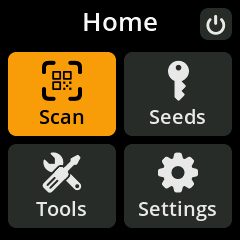
#> input picture img/240x240/main_menu_screen_240x240.png, 240 x 240 px
$ python png_to_lvgl.py ../img/240x240/main_menu_screen_240x240.png out.png
#> lines starting #> are read from the running program, lines starting #| are printed output that depends on the picture
#!/usr/bin/env python3
"""Convert a PNG image to an LVGL 9.x C array (LV_COLOR_FORMAT_RGB565).

Usage:
    python3 png_to_lvgl.py <input.png> <output.c> [--height <px>] [--name <symbol>]

Examples:
    python3 scripts/png_to_lvgl.py docs/img/seedsigner_logo.png \
        components/seedsigner/images/seedsigner_logo_img.c \
        --height 80 --name seedsigner_logo_img

The output C file defines:
    const lv_image_dsc_t <name>

with LV_COLOR_FORMAT_RGB565 pixel data (2 bytes per pixel), composited
onto a black background (alpha pre-blended).

Byte order: native little-endian only.  In LVGL v9, byte swapping for
SPI displays is handled at runtime in the display flush callback, not
at compile time via LV_COLOR_16_SWAP (which was removed in v9).
"""

import argparse
import os
import sys

try:
    from PIL import Image
except ImportError:
    print("Error: Pillow is required.  Install with: pip install Pillow", file=sys.stderr)
    sys.exit(1)


def convert(src_path: str, dst_path: str, target_height: int, symbol: str) -> None:
#> called with dst_path = 'out.png', target_height = 80, symbol = 'out'
    img = Image.open(src_path).convert("RGBA")

    # Resize to target height, maintaining aspect ratio.
    w, h = img.size
#> w = 240; h = 240
    new_h = target_height
    new_w = max(1, round(w * new_h / h))
#> new_w = 80
    img = img.resize((new_w, new_h), Image.LANCZOS)
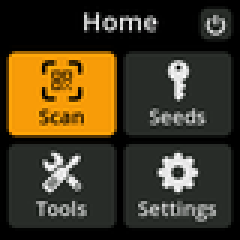
#> img: PIL image 80x80 RGBA (shown 3 times larger); mean R, G, B, A 68.1, 56.7, 33.5, 255

    raw_rgba = img.tobytes()  # flat RGBA bytes: R G B A R G B A ...
    assert len(raw_rgba) == new_w * new_h * 4

    # Composite onto black background (screensaver BG is always black, so
    # transparency is not needed).  Output RGB565, 2 bytes/pixel, native
    # little-endian byte order.
    raw_le = bytearray()
    for i in range(0, len(raw_rgba), 4):
        r, g, b, a = raw_rgba[i], raw_rgba[i+1], raw_rgba[i+2], raw_rgba[i+3]
        # Alpha-blend onto black: out = src * alpha / 255
        r = r * a // 255
        g = g * a // 255
        b = b * a // 255
        rgb565 = ((r >> 3) << 11) | ((g >> 2) << 5) | (b >> 3)
        raw_le += bytes([rgb565 & 0xFF, (rgb565 >> 8) & 0xFF])  # little-endian
#> this loop made 6400 passes
#> i on passes 2 to 4: 4, 8, 12

    data_size = new_w * new_h * 2  # 2 bytes per pixel (RGB565)
#> data_size = 12800
    stride = new_w * 2             # bytes per row
#> stride = 160
    assert len(raw_le) == data_size

    os.makedirs(os.path.dirname(dst_path) or ".", exist_ok=True)

    with open(dst_path, "w") as f:
        f.write(f"/* Auto-generated by scripts/png_to_lvgl.py — do not edit manually.\n")
        f.write(f" * Source : {os.path.basename(src_path)}\n")
        f.write(f" * Size   : {new_w}x{new_h} px\n")
        f.write(f" * Format : LV_COLOR_FORMAT_RGB565 (2 bytes/pixel, composited on black)\n")
        f.write(f" *\n")
        f.write(f" * Native little-endian byte order.  Byte swapping for SPI displays\n")
        f.write(f" * is handled at runtime in the display flush callback.\n")
        f.write(f" */\n\n")

        # Mirrors the include guard used by lv_font_conv-generated font files:
        # auto-detect whether lvgl.h is directly on the include path.
        f.write(f"#ifdef __has_include\n")
        f.write(f"  #if __has_include(\"lvgl.h\")\n")
        f.write(f"    #ifndef LV_LVGL_H_INCLUDE_SIMPLE\n")
        f.write(f"      #define LV_LVGL_H_INCLUDE_SIMPLE\n")
        f.write(f"    #endif\n")
        f.write(f"  #endif\n")
        f.write(f"#endif\n\n")
        f.write(f"#ifdef LV_LVGL_H_INCLUDE_SIMPLE\n")
        f.write(f"  #include \"lvgl.h\"\n")
        f.write(f"#else\n")
        f.write(f"  #include \"lvgl/lvgl.h\"\n")
        f.write(f"#endif\n\n")

        row_byte_count = new_w * 2
#> row_byte_count = 160

        f.write(f"/* Little-endian (native byte order) — byte swapping handled in flush callback */\n")
        f.write(f"static const uint8_t {symbol}_map[{data_size}] = {{\n")
        for row in range(new_h):
            row_bytes = raw_le[row * row_byte_count : (row + 1) * row_byte_count]
            hex_vals = ", ".join(f"0x{b:02x}" for b in row_bytes)
            f.write(f"    {hex_vals},\n")
        f.write(f"}};\n\n")

        f.write(f"const lv_image_dsc_t {symbol} = {{\n")
        f.write(f"    .header = {{\n")
        f.write(f"        .magic = LV_IMAGE_HEADER_MAGIC,\n")
        f.write(f"        .cf    = LV_COLOR_FORMAT_RGB565,\n")
        f.write(f"        .flags = 0,\n")
        f.write(f"        .w     = {new_w},\n")
        f.write(f"        .h     = {new_h},\n")
        f.write(f"        .stride = {stride},\n")
        f.write(f"        .reserved_2 = 0,\n")
        f.write(f"    }},\n")
        f.write(f"    .data_size = {data_size},\n")
        f.write(f"    .data      = {symbol}_map,\n")
        f.write(f"}};\n")

    print(f"Written: {dst_path}  ({new_w}x{new_h}, {data_size} bytes)")
#| Written: out.png  (80x80, 12800 bytes)


def main() -> None:
    parser = argparse.ArgumentParser(description="Convert PNG to LVGL C array")
    parser.add_argument("input",  help="Source PNG file")
    parser.add_argument("output", help="Output .c file")
    parser.add_argument("--height", type=int, default=80,
                        help="Target height in pixels (default: 80)")
    parser.add_argument("--name", default="",
                        help="C symbol name (default: output filename stem)")
    args = parser.parse_args()

    symbol = args.name or os.path.splitext(os.path.basename(args.output))[0]
    convert(args.input, args.output, args.height, symbol)


if __name__ == "__main__":
    main()

$ run again, on img/240x240/seed_add_passphrase_screen__digits_240x240.png
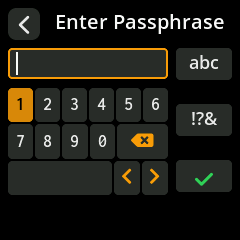
#> input picture img/240x240/seed_add_passphrase_screen__digits_240x240.png, 240 x 240 px
#> in convert, `img = img.resize((new_w, new_h), Image.LANCZOS)`:
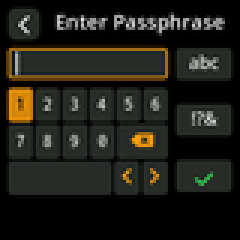
#> img: PIL image 80x80 RGBA (shown 3 times larger); mean R, G, B, A 31.5, 30.4, 23.9, 255
#> the loop in convert, `for i in range(0, len(raw_rgba), 4):` made 6400 passes
#> (i, r, g, b) on passes 2 to 4: (4, 0, 0, 0), (8, 0, 0, 0), (12, 0, 0, 0)
#| Written: out.png  (80x80, 12800 bytes)

$ run again, on img/240x240/seed_add_passphrase_screen__prefilled_240x240.png
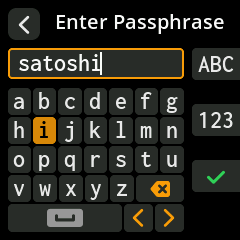
#> input picture img/240x240/seed_add_passphrase_screen__prefilled_240x240.png, 240 x 240 px
#> in convert, `img = img.resize((new_w, new_h), Image.LANCZOS)`:
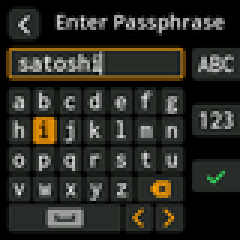
#> img: PIL image 80x80 RGBA (shown 3 times larger); mean R, G, B, A 42.7, 42.3, 35.8, 255
#> the loop in convert, `for i in range(0, len(raw_rgba), 4):` made 6400 passes
#> (i, r, g, b) on passes 2 to 4: (4, 0, 0, 0), (8, 0, 0, 0), (12, 0, 0, 0)
#| Written: out.png  (80x80, 12800 bytes)

$ run again, on img/240x240/seed_add_passphrase_screen__symbols_240x240.png
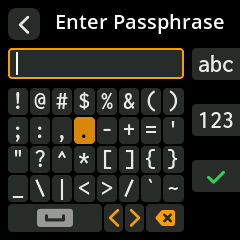
#> input picture img/240x240/seed_add_passphrase_screen__symbols_240x240.png, 240 x 240 px
#> in convert, `img = img.resize((new_w, new_h), Image.LANCZOS)`:
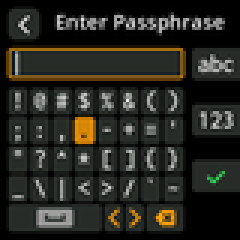
#> img: PIL image 80x80 RGBA (shown 3 times larger); mean R, G, B, A 39.8, 39.4, 32.9, 255
#> the loop in convert, `for i in range(0, len(raw_rgba), 4):` made 6400 passes
#> (i, r, g, b) on passes 2 to 4: (4, 0, 0, 0), (8, 0, 0, 0), (12, 0, 0, 0)
#| Written: out.png  (80x80, 12800 bytes)
